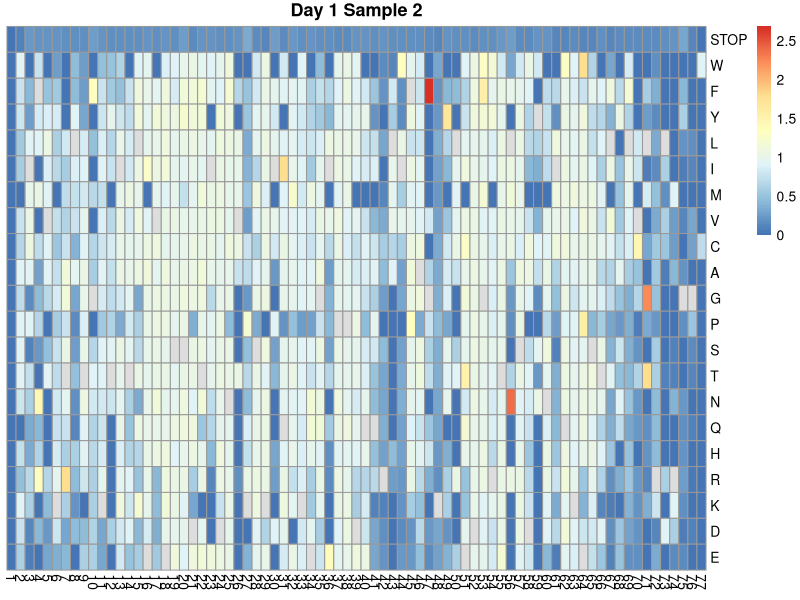
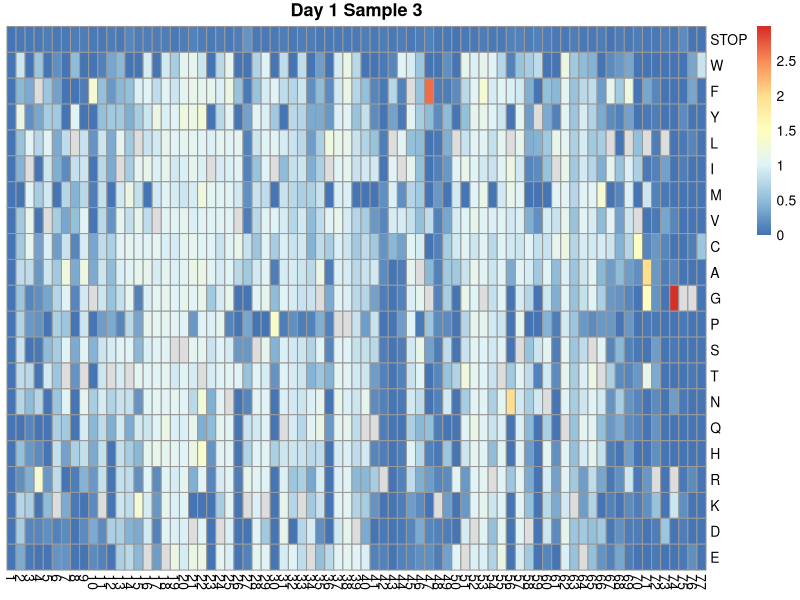
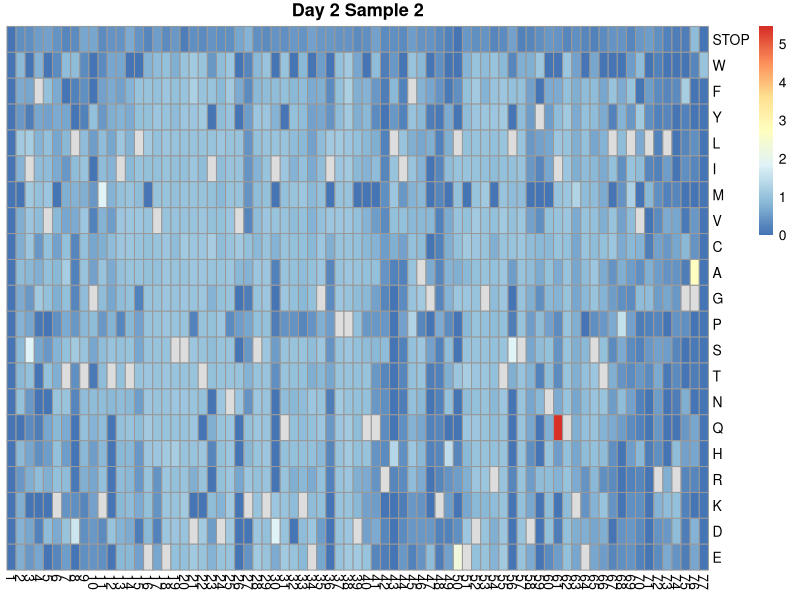
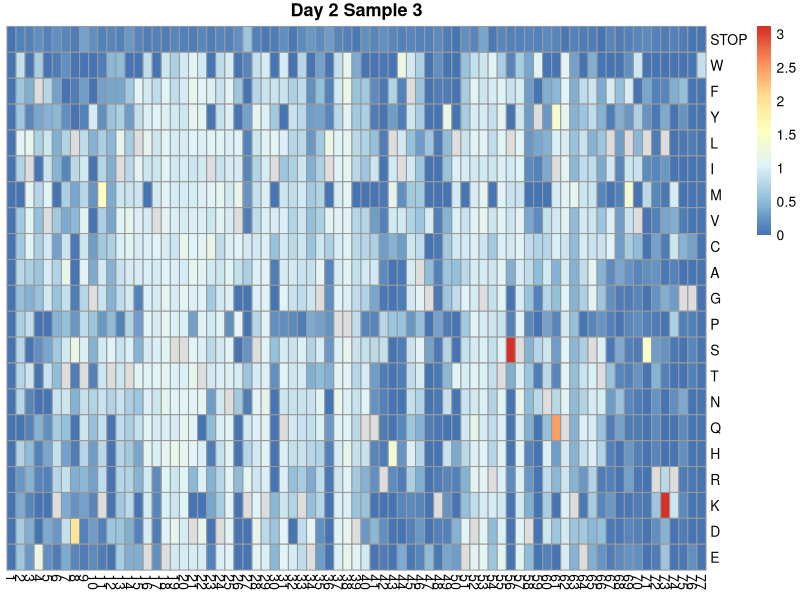
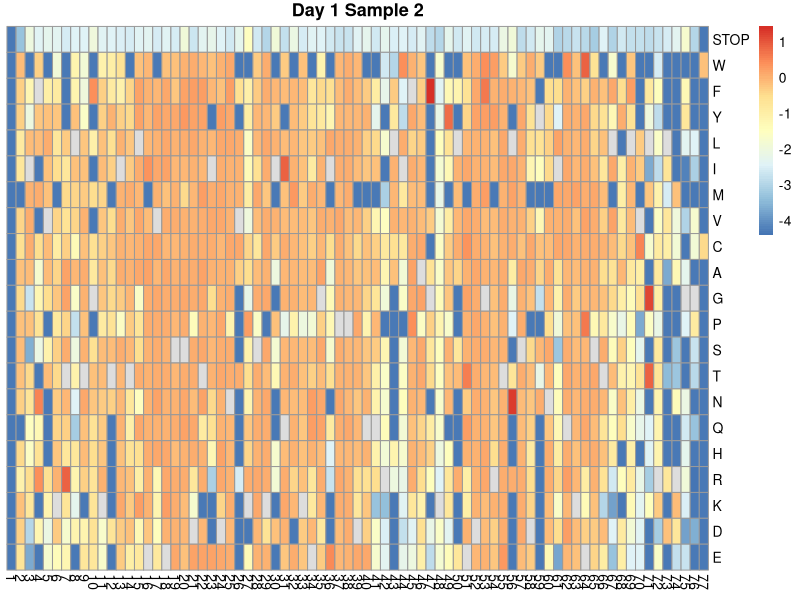
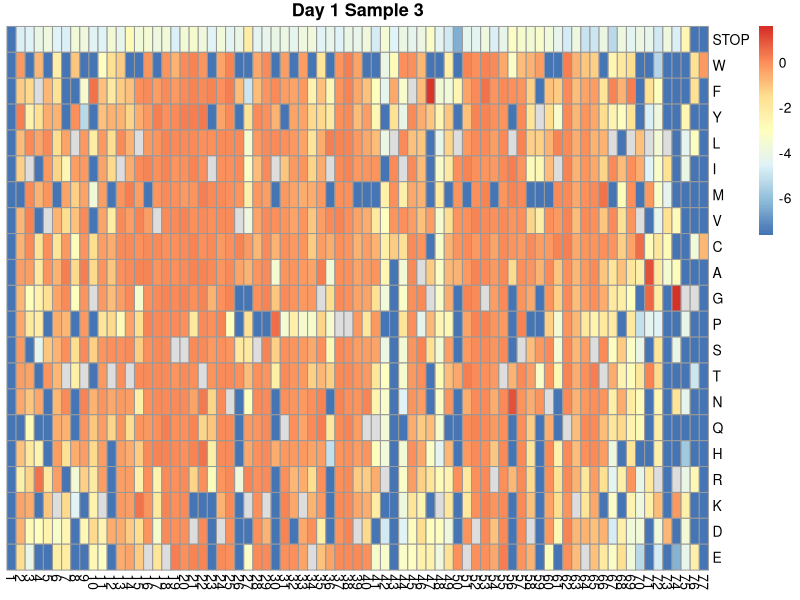
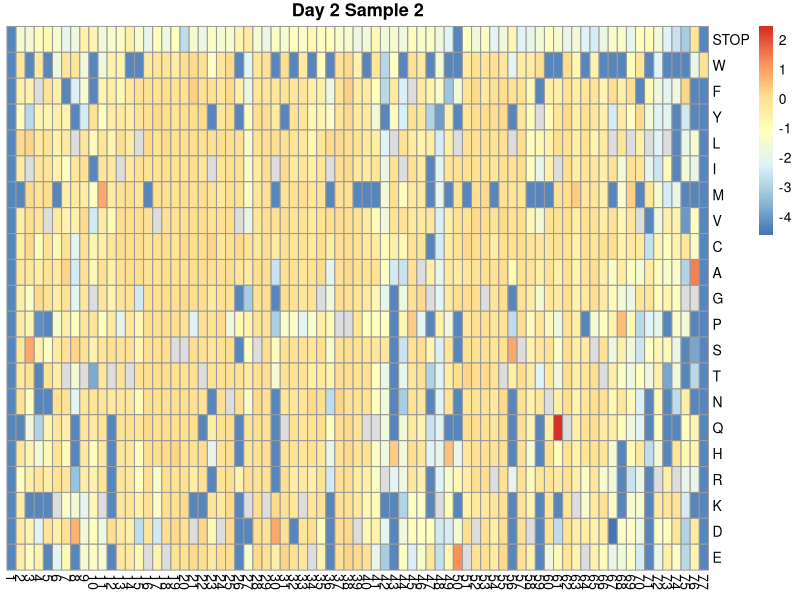
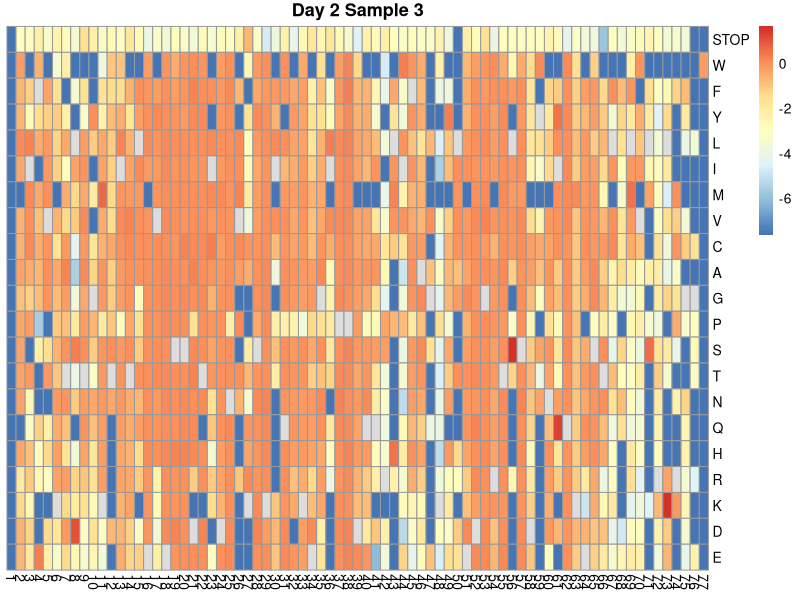

The R script that drew these images, in order:

###############
# load data
###############

dat1_2 = read.csv("data_files/fitness1-2.csv", row.names=1, header=TRUE, check.names=FALSE)
dat1_3 = read.csv("data_files/fitness1-3.csv", row.names=1, header=TRUE, check.names=FALSE)
dat2_2 = read.csv("data_files/fitness2-2.csv", row.names=1, header=TRUE, check.names=FALSE)
dat2_3 = read.csv("data_files/fitness2-3.csv", row.names=1, header=TRUE, check.names=FALSE)

###############
# Heat maps
###############

library("pheatmap")

# plot heatmaps (cluster_cols = TRUE for clustering by position)
pheatmap(dat1_2, cluster_rows=FALSE, cluster_cols=FALSE, main="Day 1 Sample 2", show_colnames=TRUE )
pheatmap(dat1_3, cluster_rows=FALSE, cluster_cols=FALSE, main="Day 1 Sample 3", show_colnames=TRUE )
pheatmap(dat2_2, cluster_rows=FALSE, cluster_cols=FALSE, main="Day 2 Sample 2", show_colnames=TRUE )
pheatmap(dat2_3, cluster_rows=FALSE, cluster_cols=FALSE, main="Day 2 Sample 3", show_colnames=TRUE )

# replace 0's with 0.001
dat1_2[(dat1_2 == 0)] <- 0.05
dat1_3[(dat1_3 == 0)] <- 0.005
dat2_2[(dat2_2 == 0)] <- 0.05
dat2_3[(dat2_3 == 0)] <- 0.005

##############################
# Compare to Bolon
##############################

# take log2
log1_2 = log(dat1_2,2)
log1_3 = log(dat1_3,2)
log2_2 = log(dat2_2,2)
log2_3 = log(dat2_3,2)

# plot log_2 heatmaps
pheatmap(log1_2, cluster_rows=FALSE, cluster_cols=FALSE, main="Day 1 Sample 2", show_colnames=TRUE )
pheatmap(log1_3, cluster_rows=FALSE, cluster_cols=FALSE, main="Day 1 Sample 3", show_colnames=TRUE )
pheatmap(log2_2, cluster_rows=FALSE, cluster_cols=FALSE, main="Day 2 Sample 2", show_colnames=TRUE )
pheatmap(log2_3, cluster_rows=FALSE, cluster_cols=FALSE, main="Day 2 Sample 3", show_colnames=TRUE )

bolon_05 = read.csv("data_files/bolon_05.csv", row.names=1, header=TRUE, check.names=FALSE)
bolon_005 = read.csv("data_files/bolon_005.csv", row.names=1, header=TRUE, check.names=FALSE)

# subtract from bolon
diff1_3 = dat1_3 - bolon_005
diff2_3 = dat2_3 - bolon_005

# plot difference heatmaps
pheatmap(diff1_3, cluster_rows=FALSE, cluster_cols=TRUE, main="Day 1 Sample 3", show_colnames=TRUE )
pheatmap(diff2_3, cluster_rows=FALSE, cluster_cols=TRUE, main="Day 2 Sample 3", show_colnames=TRUE )

# take averages of columns
avg1_3 = colMeans(diff1_3, na.rm=TRUE)
avg2_3 = colMeans(diff2_3, na.rm=TRUE)

# save for pymol plotting
write.csv(avg1_3, "sub_bolon_avg1_3.csv")
write.csv(avg2_3, "sub_bolon_avg2_3.csv")

###############
# Histograms
###############

# original histograms (RE-READ THE FILES INTO datx_y!!!!)
dat_avg1_2 = colMeans(dat1_2, na.rm=TRUE)
dat_avg1_3 = colMeans(dat1_3, na.rm=TRUE)
dat_avg2_2 = colMeans(dat2_2, na.rm=TRUE)
dat_avg2_3 = colMeans(dat2_3, na.rm=TRUE)

library("ggplot2")

dat_avg1_3_df = data.frame(dat = dat_avg1_3, pos = 1:77)
dat_avg2_3_df = data.frame(dat = dat_avg2_3, pos = 1:77)

ggplot(dat_avg1_3_df, aes(x=pos,y = dat)) + geom_bar(stat="identity") +
    ggtitle("Day 1 Sample 3") + xlab("Position") + ylab("Average Fitness") + 
    scale_x_discrete(breaks = 1:77, label = c(1:77)) + 
    theme(axis.text=element_text(size=7), axis.title=element_text(size=12))

ggplot(dat_avg2_3_df, aes(x=pos,y = dat)) + geom_bar(stat="identity") +
    ggtitle("Day 2 Sample 3") + xlab("Position") + ylab("Average Fitness") + 
    scale_x_discrete(breaks = 1:77, label = c(1:77)) + 
    theme(axis.text=element_text(size=7), axis.title=element_text(size=12))

# barplot(dat_avg1_2, main="Day 1 Sample 2", xlab="Average Fitness")

# plot diff with Bolon
diff_avg1_3_df = data.frame(dat = avg1_3, pos = 1:77)
diff_avg2_3_df = data.frame(dat = avg2_3, pos = 1:77)

ggplot(diff_avg1_3_df, aes(x=pos,y = dat)) + geom_bar(stat="identity") +
    ggtitle("Day 1 Sample 3") + xlab("Position") + ylab("Average Fitness Difference") + 
    scale_x_discrete(breaks = 1:77, label = c(1:77)) + 
    theme(axis.text=element_text(size=7), axis.title=element_text(size=12))

ggplot(diff_avg2_3_df, aes(x=pos,y = dat)) + geom_bar(stat="identity") +
    ggtitle("Day 2 Sample 3") + xlab("Position") + ylab("Average Fitness Difference") + 
    scale_x_discrete(breaks = 1:77, label = c(1:77)) + 
    theme(axis.text=element_text(size=7), axis.title=element_text(size=12))
